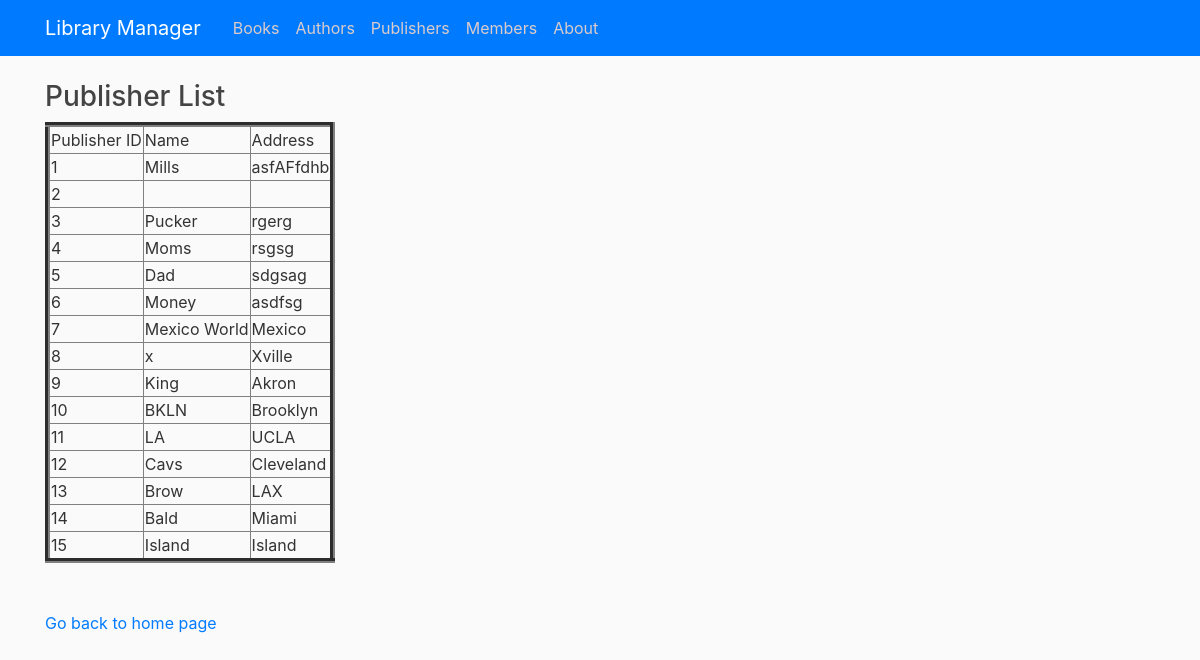
The app's page /viewpublisher, older data.
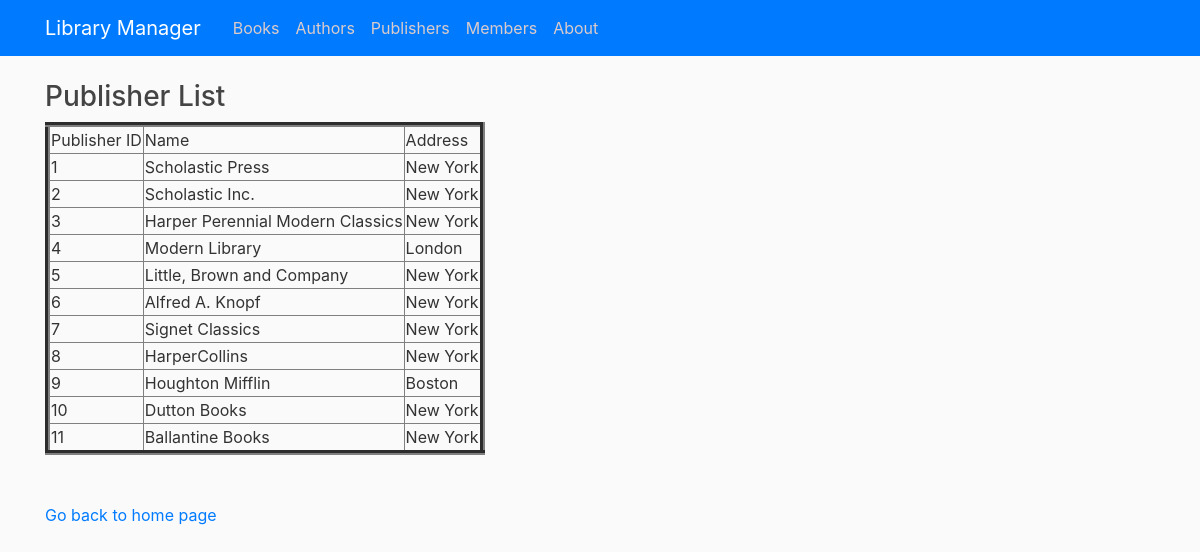
The same page, newer data.
### tables this page shows
CREATE TABLE Publisher (publisherId INTEGER PRIMARY KEY AUTOINCREMENT, name TEXT NOT NULL, address TEXT NOT NULL);

### library/routes.py (the view)
@app.route("/viewpublisher")
def viewPublisher():
    con = sqlite3.connect("book.db")
    con.row_factory = sqlite3.Row
    cur = con.cursor()
    cur.execute("select * from Publisher")
    rows = cur.fetchall()
    return render_template("view_publishers.html",rows = rows)

### library/templates/view_publishers.html (shortened to what this page needs)
{% extends "layout.html" %}
{% block content %}
<!DOCTYPE html>
<html>
<head>
</head>
<body>
    <h3>Publisher List</h3>
    <table border=5>
        <thead>
            <td>Publisher ID</td>
            <td>Name</td>
            <td>Address</td>
        </thead>
        {% for row in rows %}
        <tr>
            <td>{{row["publisherId"]}}</td>
            <td>{{row["name"]}}</td>
            <td>{{row["address"]}}</td>
        </tr>
        {% endfor %}
    </table>
    <br><br>
    <a href="/">Go back to home page</a>
</body>
</html>
{% endblock content %}

Row changes from the older to the newer data that the page shows:
removed Publisher: publisherId "12", name "Cavs", address "Cleveland"
removed Publisher: publisherId "13", name "Brow", address "LAX"
removed Publisher: publisherId "14", name "Bald", address "Miami"
removed Publisher: publisherId "15", name "Island", address "Island"
changed Publisher id 1: name "Mills" → "Scholastic Press"; address "asfAFfdhb" → "New York"
changed Publisher id 2: name (not shown) → "Scholastic Inc."; address (not shown) → "New York"
changed Publisher id 3: name "Pucker" → "Harper Perennial Modern Classics"; address "rgerg" → "New York"
changed Publisher id 4: name "Moms" → "Modern Library"; address "rsgsg" → "London"
changed Publisher id 5: name "Dad" → "Little, Brown and Company"; address "sdgsag" → "New York"
changed Publisher id 6: name "Money" → "Alfred A. Knopf"; address "asdfsg" → "New York"
changed Publisher id 7: name "Mexico World" → "Signet Classics"; address "Mexico" → "New York"
changed Publisher id 8: name "x" → "HarperCollins"; address "Xville" → "New York"
changed Publisher id 9: name "King" → "Houghton Mifflin"; address "Akron" → "Boston"
changed Publisher id 10: name "BKLN" → "Dutton Books"; address "Brooklyn" → "New York"
changed Publisher id 11: name "LA" → "Ballantine Books"; address "UCLA" → "New York"
